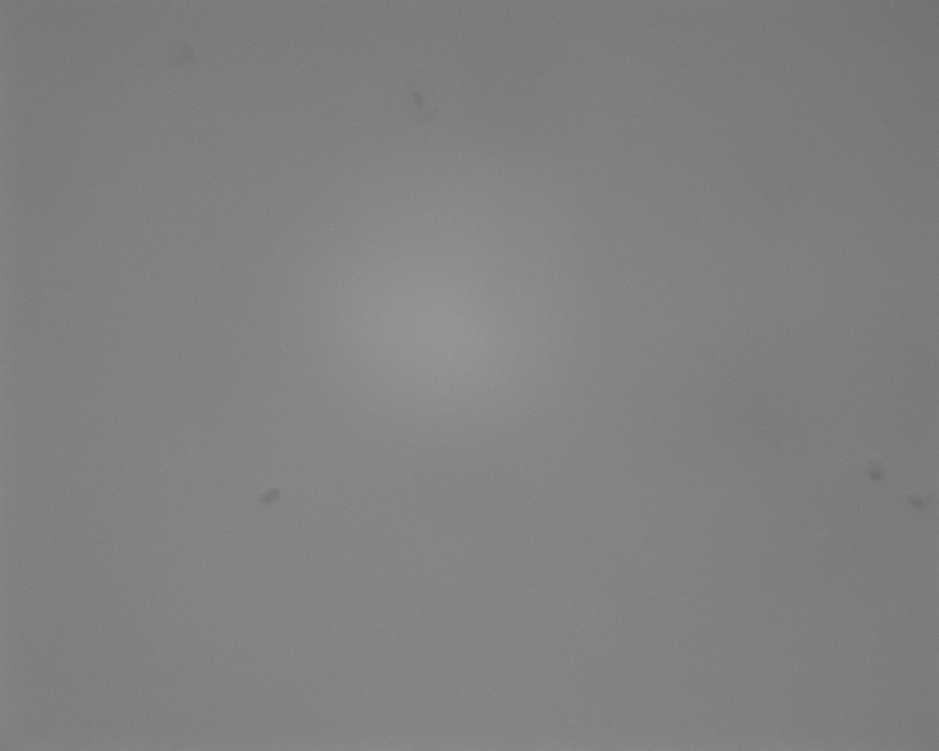
#> input picture IMAGE_STACK_TEST/stack-test_2.0.bmp, 939 x 751 px, shrunk from 1280 x 1024 before the run; its folder holds only this picture in this run
$ python AMS_labjackcontrol.py IMAGE_STACK_TEST/stack-test_2.0.bmp   (older library calls are emulated)
#> lines starting #> are read from the running program, lines starting #| are printed output that depends on the picture
#!/usr/bin/env python3
# -*- coding: utf-8 -*-
"""@AMS_2-0 docstring
Created on Thu Mar  8 12:00:46 2018

@author: vgdev
"""

try:
    import u3
except:
    print('appending u3 library path')
    import sys
    sys.path.insert(0, "/usr/local/lib/python2.7/dist-packages/")
    import u3

from sys import argv
import time
import numpy as np
import subprocess as sp
import os
from scipy import misc
from scipy.ndimage.filters import gaussian_filter, laplace, gaussian_laplace
from matplotlib import pyplot as plt

IMG_STACK_SAVE_PATH = 'IMAGE_STACK_TEST/'
capture_img_exe_path = "AMS_SynchronousGrab/Console/Build/Make/binary/x86_64bit/SynchronousGrabConsole"

def connect_labjack():
    '''Documentation for this method

    '''

    print('connecting to u3 device')
    device = u3.U3()
    print('getting calibration data' )
    device.getCalibrationData()
    return device


def take_focal_stack(device):
    ''' documentation for this method

    '''

    print('setting nominal voltage: 2.5V')
    DACO_val = device.voltageToDACBits(2.5, 0, False)
    device.getFeedback(u3.DAC0_8(DACO_val))
    input('adjust focus, press enter when finished')
    focus_points = np.arange(2.0,3.25,0.25)
    print('focus points: ' + str(focus_points))

    print('starting voltage ramp')
    for voltage in focus_points:
        print('voltage: ' + str(voltage))
        DACO_val = device.voltageToDACBits(voltage, 0, False)
        device.getFeedback(u3.DAC0_8(DACO_val))
        time.sleep(0.1)
        #input('waiting for you to choose focus, press enter when done')
        p = sp.Popen(capture_img_exe_path, stdin = sp.PIPE, universal_newlines = True) #universal_newlines means stdin can be a string instead of bytes
        p.communicate(IMG_STACK_SAVE_PATH + "stack-test_" + str(voltage) + ".bmp")


def get_sharpness(img, sigma=10):

  blurred = gaussian_filter(img, sigma)
  #sharp = np.absolute(img - blurred)
  #TAKE THE LOG (laplacian of a guassian) INSTEAD
  sharp = np.absolute(laplace(blurred))
  return sharp

# used in place of np.where because this was running into a memory issue
def get_best_indicies(sharp, best_sharp, best_pixels, frame):
    shp = sharp.shape
    sharp = sharp.flatten()
    best_sharp = best_sharp.flatten()
    best_pixels = best_pixels.flatten()
    frame = frame.flatten()
    offset = 0

    for i in range(len(best_sharp)):
        if (sharp[i] > best_sharp[i] + offset):
            best_sharp[i] = sharp[i]
            best_pixels[i] = frame[i]

    return best_sharp.reshape(shp), best_pixels.reshape(shp)

def simple_focus_stacking(SIGMA=2):
    # taken from https://gist.github.com/celoyd/a5f57e8c9d0aedee285fb6f43cb5900c
#> called with SIGMA = 2
    stack_names = os.listdir(IMG_STACK_SAVE_PATH)
    imgs = []
    for name in stack_names:
        imgs.append(misc.imread(IMG_STACK_SAVE_PATH + str(name), flatten=False, mode='I'))

    frame_count = len(stack_names)

    max_img = imgs[0]
    for img in imgs[1:]:
        max_img = np.maximum(max_img, img)
#> this loop made 0 passes

    best_pixels = np.mean(imgs, axis=0) # change last val to 3 for color channels
    best_sharpness = get_sharpness(best_pixels, sigma=SIGMA)
#> in get_sharpness, `sharp = np.absolute(laplace(blurred))`:
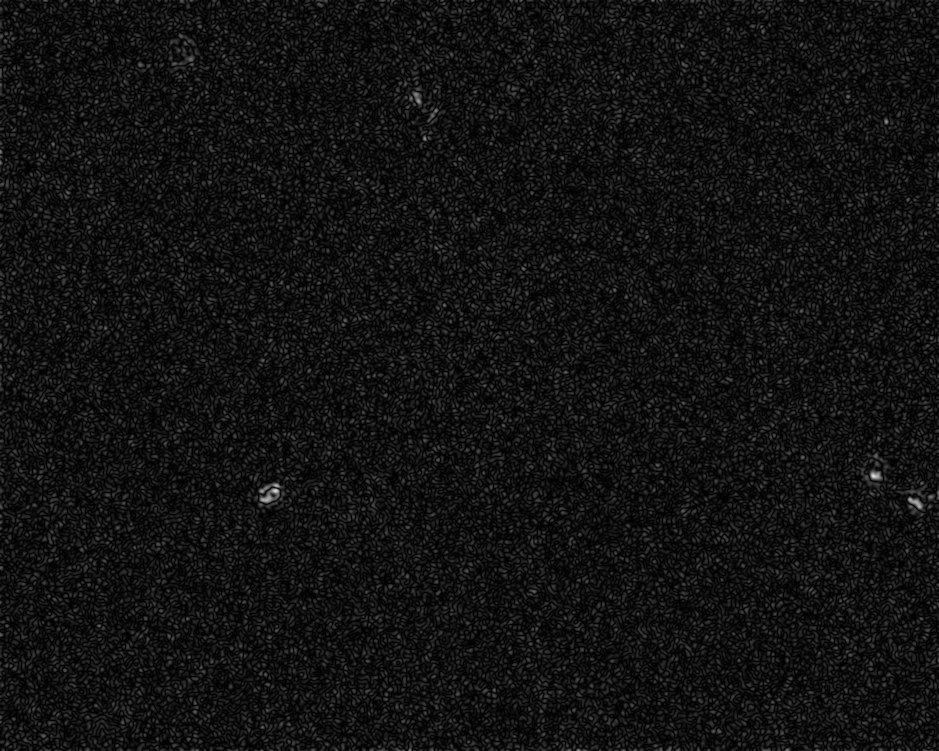
#> sharp: shape (751, 939) float64; min 2.32e-07, max 0.873, mean 0.0715
    misc.imsave('EXTENDED_DOF_IMGS/' + '2mean' + str(SIGMA) + '.bmp', best_pixels)
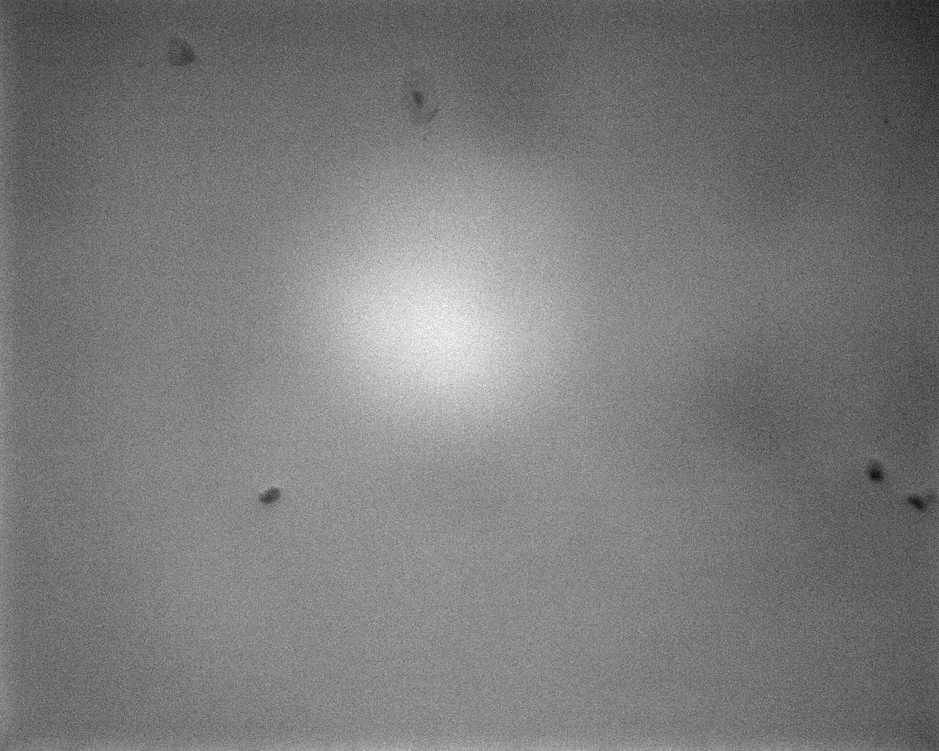
#> saved as 2mean2.bmp: PIL image 939x751 L; min 0, max 255, mean 122


    for i,frame in enumerate(imgs):
      print ("%s/%s" % (i+1, frame_count))

      sharpness = get_sharpness(frame, sigma=SIGMA)
      best_sharpness, best_pixels = get_best_indicies(sharpness, best_sharpness, best_pixels, frame)
#> this loop made 1 pass
#> (shp in get_best_indicies, offset in get_best_indicies) on pass 1: ((751, 939), 0)
#| 1/1
#> pass 1, in get_sharpness (call 2), `blurred = gaussian_filter(img, sigma)`:
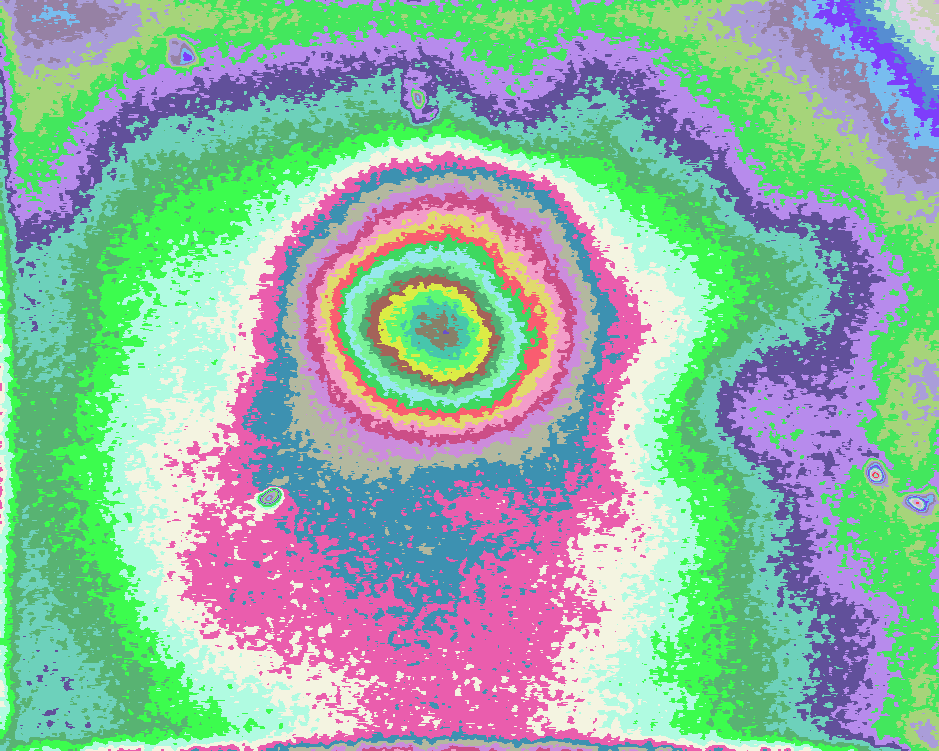
#> blurred: shape (751, 939) int32; 38 distinct labels, from 111 to 148; one colour per label, 0 black
#> pass 1, in get_sharpness (call 2), `sharp = np.absolute(laplace(blurred))`:
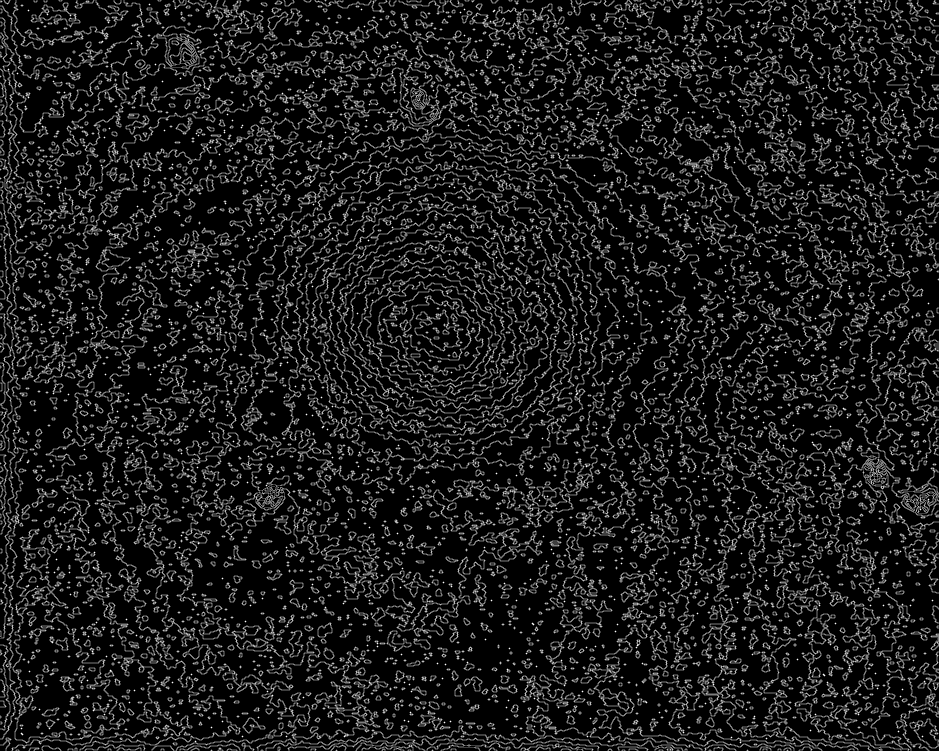
#> sharp: shape (751, 939) int32; min 0, max 4, mean 0.422; drawn with min black and max white

#    plt.imshow(best_pixels)
#    plt.show()
    misc.imsave('EXTENDED_DOF_IMGS/' + '2extended_DOF_img-sigma=' + str(SIGMA) + '.bmp', best_pixels)
    misc.imsave('EXTENDED_DOF_IMGS/' + '2extended_DOF_img-MAXPIXVAL' + str(SIGMA) + '.bmp', max_img)

def main():
    device = connect_labjack()
    take_focal_stack(device)
    print('image stack acquired')
    simple_focus_stacking()

simple_focus_stacking()
#main()
#for i in range(1,20,3):
    #simple_focus_stacking(SIGMA=i)
